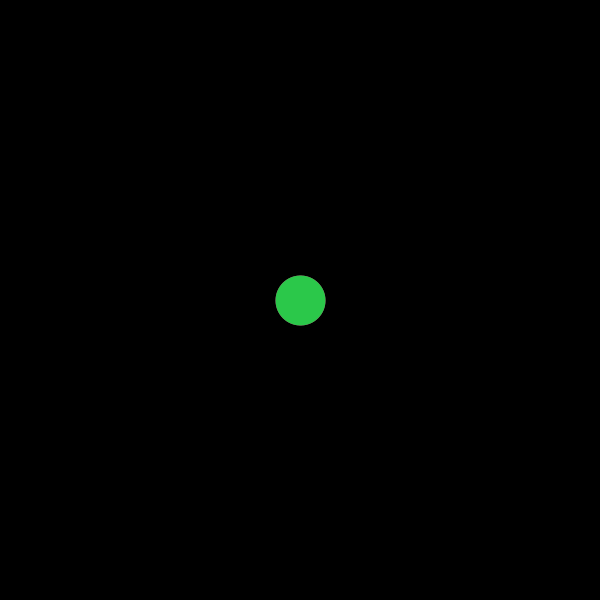
Frame 1 (no input)
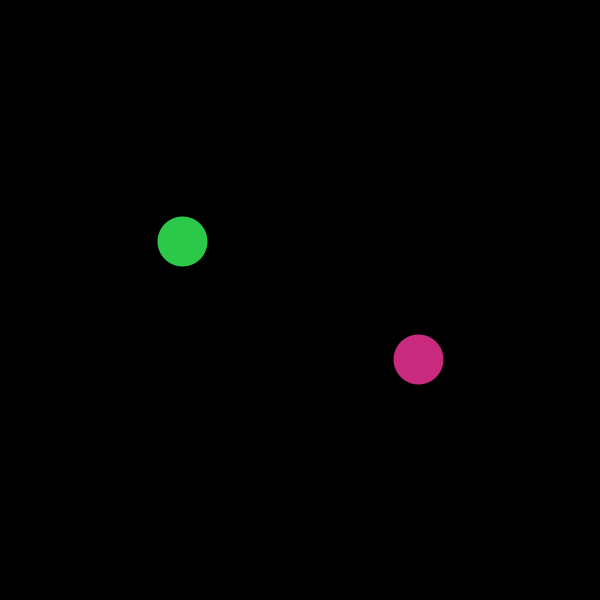
Frame 60 (the mouse pressed at the canvas centre just before this capture)
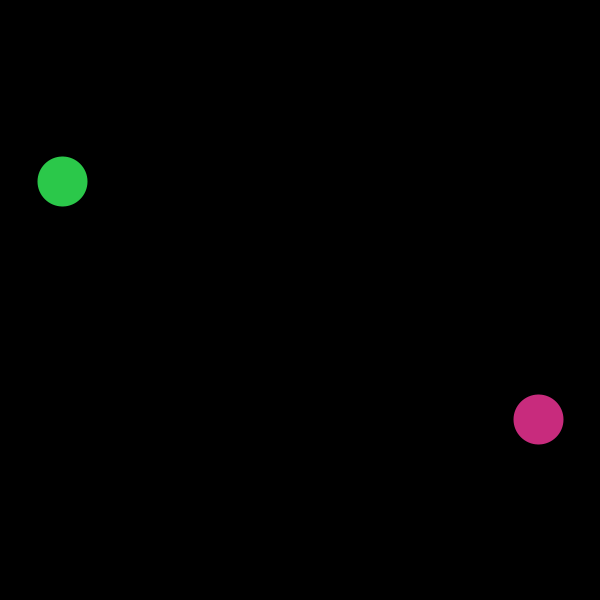
Frame 120 (the mouse held since frame 60 and released just before this capture)

The Processing sketch that drew these frames (run headless with seeded random() and noise(); from frame 60 on, the mouse is pressed at the canvas centre):

// Processing sketch: NGUYEN_Coding_Activity_5
// ── NGUYEN_Coding_Activity_5.pde
particle p; // initialize a particle named p
particle q;

void setup(){
  size(600,600); 
  colorMode(HSB);
  
  p = new particle(width/2, height/2, 50, random(0,360), 2, 1);
  q = new particle(width/2, height/2, 50, random(0,360), -2, -1);
}

void draw(){
  background(0);

  p.display();
  q.display();
}

void mouseReleased(){
  p.c+=10;
  q.c+=10;
}

// ── particle.pde
class particle{
  
 // variables
 float x,y;
 float size;
 float c;
 float speedX, speedY;
 
 // constructor
 particle( float x_, float y_, float size_, float c_, float speedX_, float speedY_){
   x = x_;
   y = y_;
   size = size_;
   c = c_;
   speedX = speedX_;
   speedY = speedY_;
 
 }
  
 // methods
 void display(){
  strokeWeight(size);
  stroke(c,200,200);
  point(x,y);
  x = x + speedX;
  y = y + speedY;
 }
 
}
